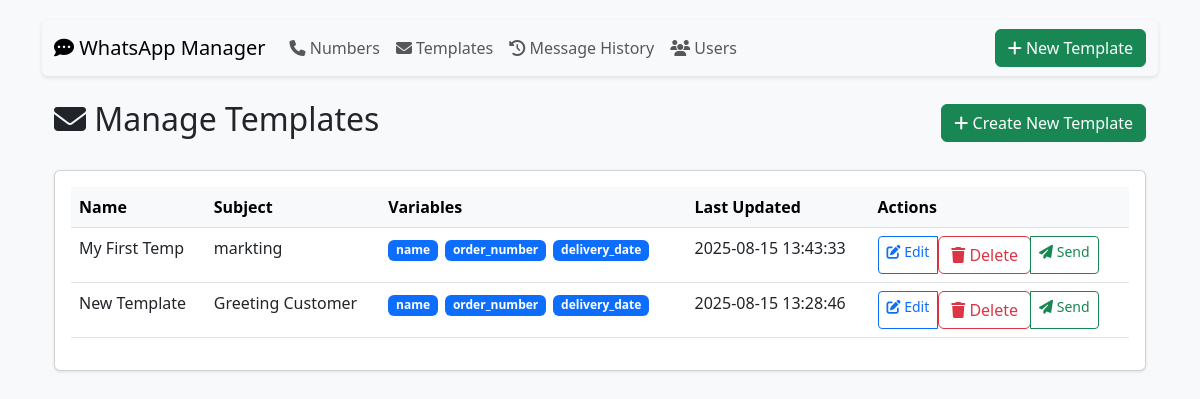
Page /templates on the earlier database version.
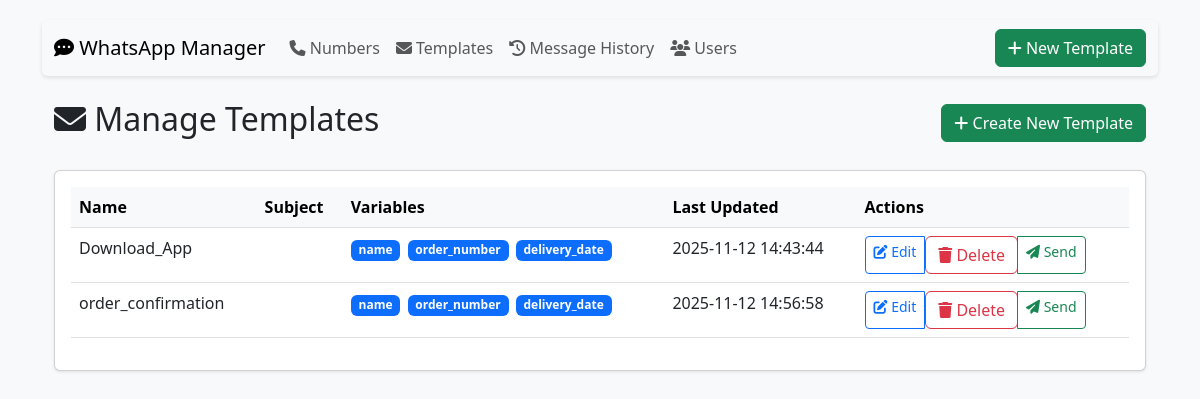
Same page on the later database version.
### tables this page shows
CREATE TABLE templates (
                id INTEGER PRIMARY KEY AUTOINCREMENT,
                name TEXT UNIQUE,
                subject TEXT,
                body TEXT,
                has_image BOOLEAN DEFAULT FALSE,
                template_image_path TEXT,
                created_at TEXT DEFAULT CURRENT_TIMESTAMP,
                updated_at TEXT DEFAULT CURRENT_TIMESTAMP
            );

### app.py (the view, shortened to what this page needs)
@app.route('/templates', methods=['GET', 'POST'])
def manage_templates():
    templates = get_all_templates()
    return render_template('manage_templates.html', templates=templates)

### app.py (called while the page is built)
@app.context_processor
def utility_processor():
    return dict(get_template_variables=get_template_variables)

def get_template_variables(template_body):
    return re.findall(r'{{\s*(\w+)\s*}}', template_body)

def get_all_templates():
    with sqlite3.connect('database.db') as conn:
        conn.row_factory = sqlite3.Row
        cursor = conn.execute('SELECT * FROM templates ORDER BY name')
        return cursor.fetchall()

### templates/manage_templates.html
{% extends "base.html" %}
{% block content %}
<div class="container mt-4">
    <div class="d-flex justify-content-between align-items-center mb-4">
        <h2><i class="fas fa-envelope"></i> Manage Templates</h2>
        <a href="{{ url_for('create_template') }}" class="btn btn-success">
            <i class="fas fa-plus"></i> Create New Template
        </a>
    </div>
    <div class="card">
        <div class="card-body">
            {% if templates %}
            <div class="table-responsive">
                <table class="table table-hover">
                    <thead class="table-light">
                        <tr>
                            <th>Name</th>
                            <th>Subject</th>
                            <th>Variables</th>
                            <th>Last Updated</th>
                            <th>Actions</th>
                        </tr>
                    </thead>
                    <tbody>
                        {% for template in templates %}
                        <tr>
                            <td>{{ template['name'] }}</td>
                            <td>{{ template['subject'] }}</td>
                            <td>
                                {% set vars = get_template_variables(template['body']) %}
                                {% for var in vars %}
                                    <span class="badge bg-primary">{{ var }}</span>
                                {% endfor %}
                            </td>
                            <td>{{ template['updated_at'] }}</td>
                            <td>
                                <div class="btn-group btn-group-sm">
                                    <a href="{{ url_for('edit_template', template_id=template['id']) }}"
                                       class="btn btn-outline-primary">
                                        <i class="fas fa-edit"></i> Edit
                                    </a>
                                    <form method="POST" action="{{ url_for('delete_template', template_id=template['id']) }}"
                                          onsubmit="return confirm('Are you sure you want to delete this template?');">
                                        <button type="submit" class="btn btn-outline-danger">
                                            <i class="fas fa-trash"></i> Delete
                                        </button>
                                    </form>
                                    <a href="{{ url_for('send_template', template_id=template['id']) }}"
                                       class="btn btn-outline-success">
                                        <i class="fas fa-paper-plane"></i> Send
                                    </a>
                                </div>
                            </td>
                        </tr>
                        {% endfor %}
                    </tbody>
                </table>
            </div>
            {% else %}
            <div class="alert alert-info">
                <i class="fas fa-info-circle"></i> No templates found. Create one to get started!
            </div>
            {% endif %}
        </div>
    </div>
</div>
{% endblock %}

Differences in the rows shown:
removed templates: name "My First Temp", subject "markting", vars "name" "order_number" "delivery_date", updated_at "2025-08-15 13:43:33"
removed templates: name "New Template", subject "Greeting Customer", vars "name" "order_number" "delivery_date", updated_at "2025-08-15 13:28:46"
added templates: name "Download_App", vars "name" "order_number" "delivery_date", updated_at "2025-11-12 14:43:44"
added templates: name "order_confirmation", vars "name" "order_number" "delivery_date", updated_at "2025-11-12 14:56:58"
